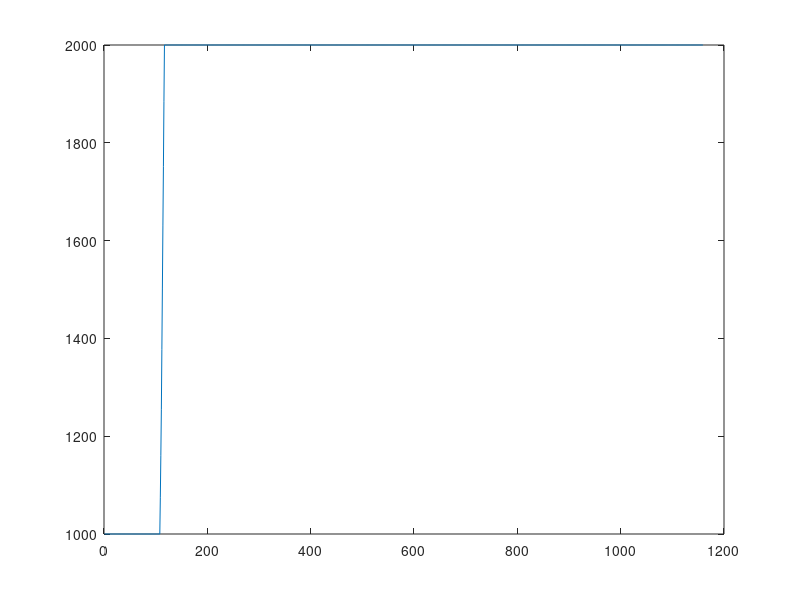
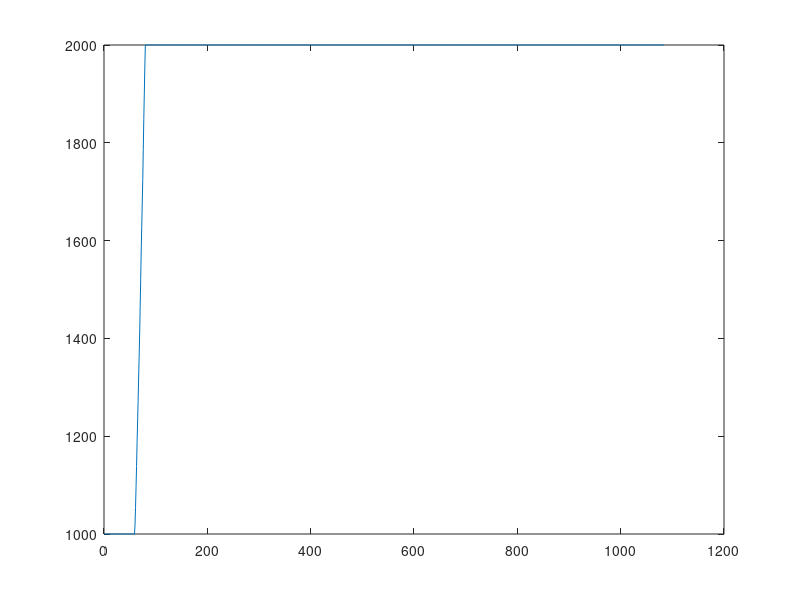
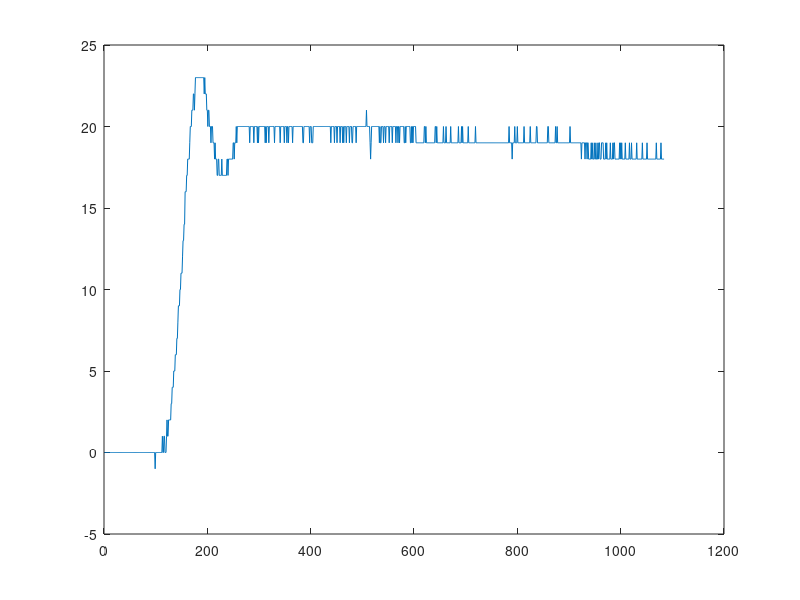

Source code (MATLAB) for these figures, in order:
clear
clc
close all
a1=csvread('4.csv');
b1=csvread('5.csv');
figure 
plot(a1(:,1));
figure
plot(a1(:,2));

plot(b1(:,1));
figure
plot(b1(:,2));